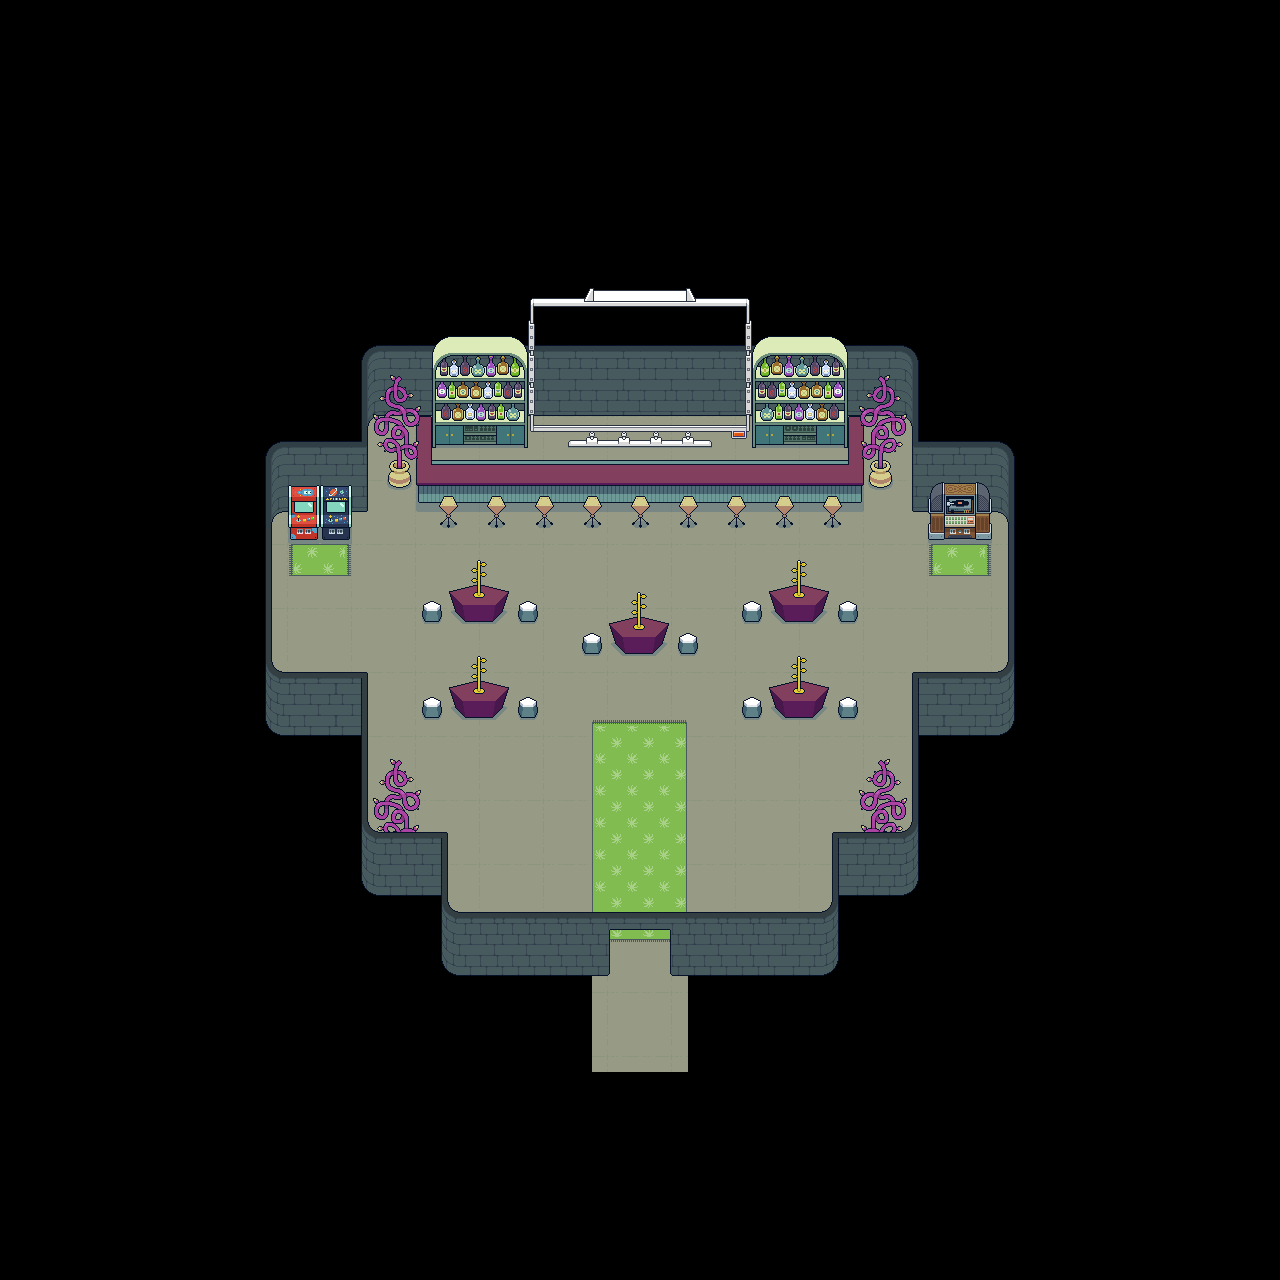

This game map was drawn from its Tiled (.tmx) file and the tilesets committed beside it. A one-line description and the trimmed map source follow:
An orthogonal 80x80 tile map with 16x16 px tiles, 6 tile layers (floor, floor_decoration, wall_bottom, object_bottom, ...).

<map version="1.9" tiledversion="1.9.2" orientation="orthogonal" renderorder="right-down" width="80" height="80" tilewidth="16" tileheight="16" infinite="0" nextlayerid="10" nextobjectid="1">
 <tileset firstgid="1" source="bar_interior.tsx" />
 <layer id="1" name="floor" width="80" height="80">
  <data>[6400 cells, 1350 non-empty, 16 distinct tile ids]</data>
 </layer>
 <layer id="3" name="floor_decoration" width="80" height="80">
  <data>[6400 cells, 100 non-empty, 44 distinct tile ids]</data>
 </layer>
 <layer id="7" name="wall_bottom" width="80" height="80">
  <data>[6400 cells, 444 non-empty, 75 distinct tile ids]</data>
 </layer>
 <layer id="2" name="object_bottom" width="80" height="80">
  <data>[6400 cells, 346 non-empty, 168 distinct tile ids]</data>
 </layer>
 <layer id="6" name="wall_top" width="80" height="80">
  <data>[6400 cells, 178 non-empty, 35 distinct tile ids]</data>
 </layer>
 <layer id="9" name="object_top" width="80" height="80">
  <data>[6400 cells, 78 non-empty, 19 distinct tile ids]</data>
 </layer>
</map>